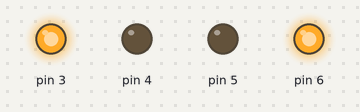
This sketch was run on a simulated Arduino Uno, built with avr-gcc and run on an emulated ATmega328P. On the bench: output pins drawn as LEDs (lit = HIGH).

Above: at 0.1 s.
Timing chart, 0 to 1.6 s (numbered marks = the images above):
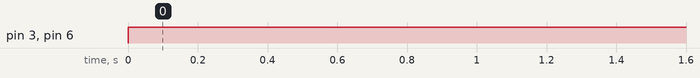

The sketch:

Both_CW_and_ACW_moving_motors.ino
```cpp
void setup()
{
  for(int i=3;i<7;i++)
  {
    pinMode(i, OUTPUT);
  }
}

void loop()
{
  digitalWrite(3,HIGH);
  digitalWrite(4,LOW);
  digitalWrite(6,HIGH);
  digitalWrite(5,LOW);
}
```

Measured:
- by itself, pin 3, pin 6: LOW → HIGH at 0.00 s
